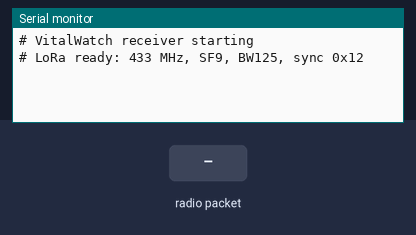
The sketch below on a simulated ESP32. On the bench: the last lines printed to the serial monitor. The inputs (shaded band) are chosen by the test bench. No radio packets arrive unless stated.

Above: at 1.5 s.
1.6 s: radio packet "P" arrives
At 2.7 s:
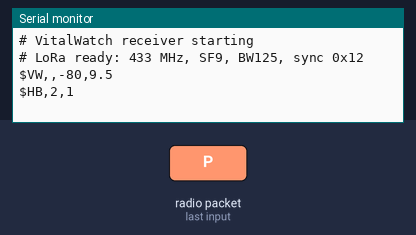
3.5 s: radio packet "1" arrives
At 3.8 s:
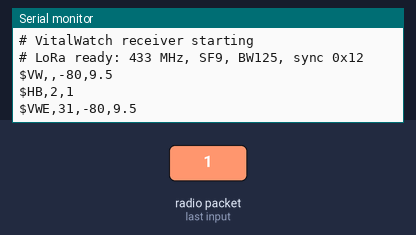
Timing chart, 0 to 6.5 s (numbered marks = the images above; inputs shaded):
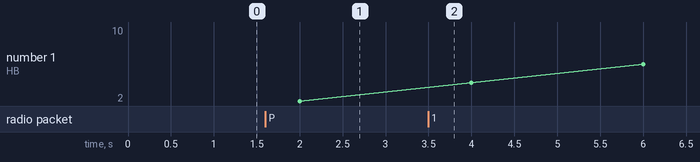

The sketch:

receiver.ino
```cpp
/*
  VitalWatch RECEIVER (base camp)
  ESP32 DevKit V1 + RA-02 (SX1278, 433 MHz), connected to the laptop by USB.

  It is a simple relay: it does NOT decrypt. Every LoRa packet is
  printed to USB as hex, and the backend decrypts it.

  Prints (115200 baud):
    $HB,<uptimeSec>,<packetsReceived>        every 2 s (tells the dashboard the receiver is alive)
    $VWE,<hex IV+ciphertext>,<rssi>,<snr>    for every encrypted band packet
    $VW,<plain csv>,<rssi>,<snr>             for unencrypted test packets
    # ...                                    debug text (shown in the dashboard serial console)

  Library: "LoRa" by Sandeep Mistry (Arduino Library Manager)

  Wiring RA-02 -> ESP32
    3.3V -> 3V3      GND  -> GND
    SCK  -> GPIO 18  MISO -> GPIO 19   MOSI -> GPIO 23
    NSS  -> GPIO 5   RST  -> GPIO 14   DIO0 -> GPIO 2
  Always fit the antenna before powering the RA-02.
*/
#include <SPI.h>
#include <LoRa.h>

#define PIN_NSS 5
#define PIN_RST 14
#define PIN_DIO0 2

// Must match the band exactly
#define LORA_FREQ 433E6
#define LORA_SF 9
#define LORA_BW 125E3
#define LORA_SYNC 0x12

unsigned long lastHb = 0;
unsigned long packets = 0;

void setup() {
  Serial.begin(115200);
  delay(300);
  Serial.println("# VitalWatch receiver starting");

  LoRa.setPins(PIN_NSS, PIN_RST, PIN_DIO0);
  while (!LoRa.begin(LORA_FREQ)) {
    Serial.println("# ERROR: RA-02 not found. Check wiring (NSS 5, RST 14, DIO0 2) and 3.3V.");
    delay(2000);
  }
  LoRa.setSpreadingFactor(LORA_SF);
  LoRa.setSignalBandwidth(LORA_BW);
  LoRa.setSyncWord(LORA_SYNC);
  LoRa.enableCrc();
  Serial.println("# LoRa ready: 433 MHz, SF9, BW125, sync 0x12");
}

void loop() {
  int size = LoRa.parsePacket();
  if (size > 0) {
    packets++;
    uint8_t buf[256];
    int n = 0;
    while (LoRa.available() && n < (int)sizeof(buf)) buf[n++] = LoRa.read();
    int rssi = LoRa.packetRssi();
    float snr = LoRa.packetSnr();

    if (n > 0 && buf[0] == 'P') {
      // Plain-text test packet: "P" + csv
      Serial.print("$VW,");
      for (int i = 1; i < n; i++) Serial.write(buf[i]);
    } else {
      // Encrypted packet: 16-byte IV + ciphertext, printed as hex
      Serial.print("$VWE,");
      for (int i = 0; i < n; i++) {
        if (buf[i] < 16) Serial.print('0');
        Serial.print(buf[i], HEX);
      }
    }
    Serial.print(',');
    Serial.print(rssi);
    Serial.print(',');
    Serial.println(snr, 1);
  }

  if (millis() - lastHb >= 2000) {
    lastHb = millis();
    Serial.print("$HB,");
    Serial.print(millis() / 1000);
    Serial.print(',');
    Serial.println(packets);
  }
}
```

Measured:
- after the input at 1.6 s, the serial monitor: prints a new line at once (image 1)
- after the input at 3.5 s, the serial monitor: prints a new line at once (image 2)
